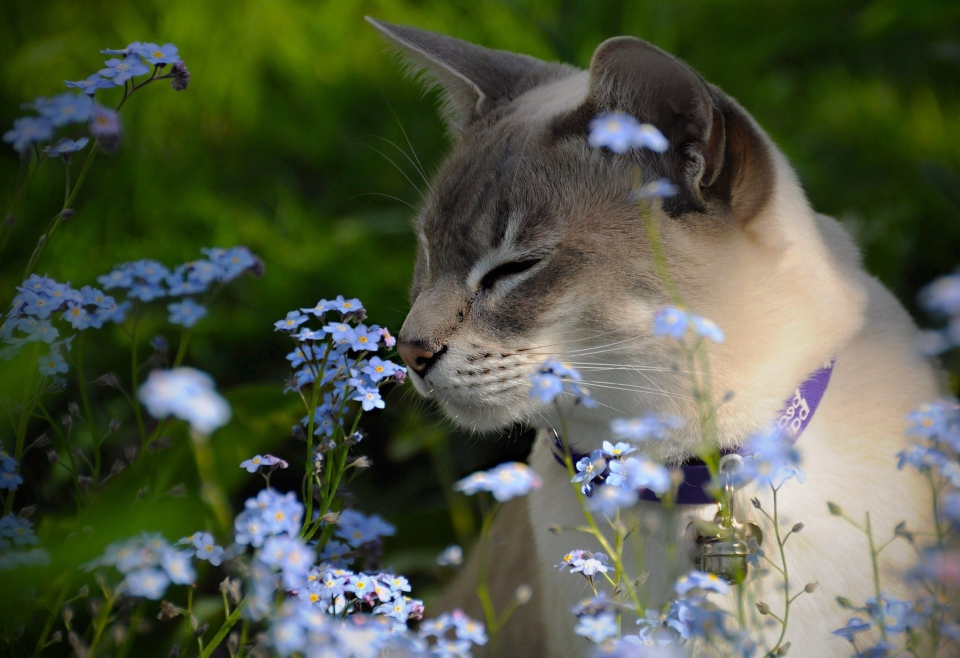
#> input picture Tasks/img/cat.jpg, 1920 x 1315 px (shown at 1/2 size)
$ jupyter execute Primers.ipynb   (older library calls are emulated)
#> lines starting #> are read from the running program, lines starting #| are printed output that depends on the picture
# Примеры лабораторной работы

#### Задание 6.1.
Создать файл с зашумлением изображения шумом типа соль-перец.

[cell 1]
import cv2
import numpy as np
import random
from matplotlib import pyplot as plt

[cell 2]
# Создаем 3 возможных цвета - красный, зеленый и синий
red, green, blue = (255, 0, 0), (0, 255, 0), (0, 0, 255)
rgb = [red, green, blue] # Помещаем их в кортеж

[cell 3]
# Создаем функцию с параметрами (<наше изображение>,<вероятность зашумления>)
def sp_noise(image, prob):
    # Создаем массив нулей такого же размера и формата как исходное изображение
    output = np.zeros(image.shape, np.uint8)
    thres = 1- prob # Задаем порог
    for i in range(image.shape[0]):
        for j in range(image.shape[1]):
            rnd = random.random()
            if rnd > thres:
                # Задаем пикселю случайное значение из кортежа
                output[i][j] = random.choice(rgb)
            else:
                 # Иначе оставляем пиксель без изменения
                output[i][j] = image[i][j]
    return output

[cell 4]
image = cv2.imread('img/cat.jpg')
#> image is the input picture: shape (1315, 1920, 3); mean B, G, R 69.8, 90.2, 82.7
image = cv2.resize(image, (900, 600))
#> image: shape (600, 900, 3)

[cell 5]
# Применяем к нашему изображению image, созданную функцию sp_noise,
# где 0.3 - вероятность зашумления пикселя
noise_img = sp_noise(image, 0.3)
#> after the loop in sp_noise, `for i in range(image.shape[0]):`:
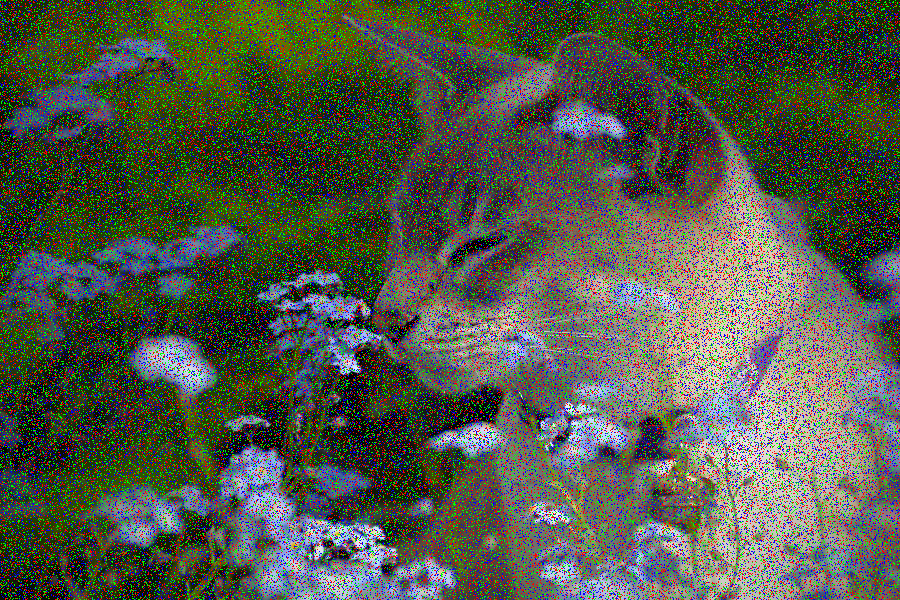
#> output: shape (600, 900, 3); mean B, G, R 74.2, 88.5, 83.3

# Объединяем оригинальное и зашумленное изображения
# в одно окно (для наглядности)
res = np.hstack((image, noise_img))

[cell 6]
plt.figure(figsize=(10, 10))
plt.axis('off')
plt.imshow(cv2.cvtColor(res, cv2.COLOR_BGR2RGB));

### Задание 6.2.
Провести сглаживание изображения с помощью функции cv2.filter2D(), используя ядро 5×5.

[cell 7]
img = cv2.imread('img/cat.jpg')

[cell 8]
kernel = np.ones((5, 5), np.float32) / 25
dst = cv2.filter2D(img, -1, kernel)

[cell 9]
plt.figure(figsize=(10, 10))
plt.subplot(121)
plt.imshow(cv2.cvtColor(img, cv2.COLOR_BGR2RGB))
plt.title('Original')
plt.axis('off')
plt.subplot(122)
plt.imshow(cv2.cvtColor(dst, cv2.COLOR_BGR2RGB))
plt.title('Averaging')
plt.axis('off')
plt.show();

### Задание 6.3.
Провести усреднение изображения с помощью функции cv2.blur(), используя ядро 5×5.

[cell 10]
img = cv2.imread('img/cat.jpg')

[cell 11]
blur = cv2.blur(img, (50, 20))

[cell 12]
plt.figure(figsize=(10, 10))
plt.subplot(121)
plt.imshow(cv2.cvtColor(img, cv2.COLOR_BGR2RGB))
plt.title('Original')
plt.axis('off')
plt.subplot(122)
plt.imshow(cv2.cvtColor(blur, cv2.COLOR_BGR2RGB))
plt.title('Blurred')
plt.axis('off')
plt.show();

### Задание 6.4.
Добавить к исходному изображению 20−30% шума. Провести фильтрацию изображения по Гауссу, используя ядро 10×10.

[cell 13]
img = cv2.imread('img/cat.jpg')

[cell 14]
blur = cv2.GaussianBlur(img, (5, 5), 20)

[cell 15]
plt.figure(figsize=(10, 10))
plt.subplot(121)
plt.imshow(cv2.cvtColor(img, cv2.COLOR_BGR2RGB))
plt.title('Original')
plt.axis('off')
plt.xticks([]), plt.yticks([])
plt.subplot(122)
plt.imshow(cv2.cvtColor(blur, cv2.COLOR_BGR2RGB))
plt.title('Blurred')
plt.axis('off')
plt.show();

### Задание 6.5.
Добавить к исходному изображению 20–50% шума. Провести медианную фильтрацию изображения, используя ядро 5x5.

[cell 16]
img = cv2.imread('img/face.png')
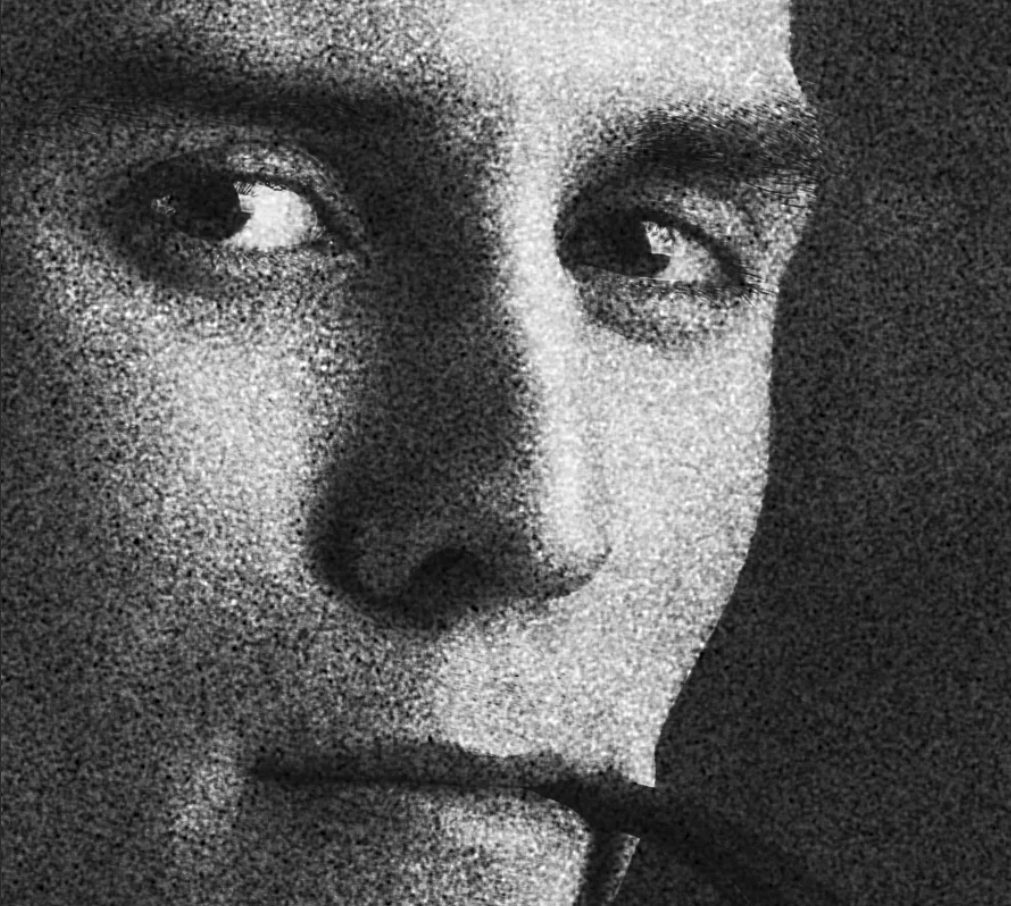
#> input picture Tasks/img/face.png, 1011 x 906 px
#> img is the input picture: shape (906, 1011, 3); mean B, G, R 90.8, 90.8, 90.8

[cell 17]
median = cv2.medianBlur(img,13)

[cell 18]
plt.figure(figsize=(10, 10))
plt.subplot(121),plt.imshow(img), plt.title('Original')
plt.axis('off')
plt.subplot(122),plt.imshow(median), plt.title('Blurred')
plt.axis('off')
plt.show();
#> figure, not shown here; B, G, R data is drawn as R, G, B

### Задание 6.6.
Создать файл с изображением, в котором обязательно присутствуют вертикальные и горизонтальные линии. С помощью оператора Собеля обнаружить и выделить эти линии.

[cell 19]
img = cv2.imread('img/build.jpeg', 0)
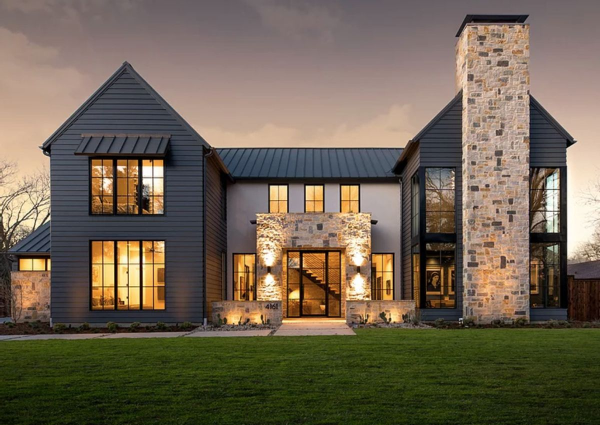
#> input picture Tasks/img/build.jpeg, 1200 x 850 px (shown at 1/2 size)
#> img: shape (850, 1200); min 0, max 255, mean 100.8
img = cv2.resize(img, (900, 600))
#> img: shape (600, 900)

[cell 20]
# Функция Собеля для вычисления вертикальных линий
sobel_vertical = cv2.Sobel(img, cv2.CV_64F, 1, 0, ksize=5)

# То же самое, но 0, 1 означает, что теперь берем производную по y
sobel_horizontal = cv2.Sobel(img, cv2.CV_64F, 0, 1, ksize=5)

[cell 21]
plt.figure(figsize=(10, 10))
plt.subplot(131),plt.imshow(img, cmap = 'gray'), plt.title('Original')
plt.axis('off')

plt.subplot(132),plt.imshow(sobel_vertical, cmap = 'gray'), plt.title('sobel_vertical')
plt.axis('off')

plt.subplot(133),plt.imshow(sobel_horizontal, cmap = 'gray'), plt.title('sobel_horizontal')
plt.axis('off')

plt.show();

### Задание 6.7.
Сравнить оба способа для горизонтального фильтра Собела с преобразованием в cv2.CV_8U и без него.

[cell 22]
img = cv2.imread('img/build.jpeg', 0)

[cell 23]
# Output dtype = cv2.CV_8U
sobelx8u = cv2.Sobel(img,cv2.CV_8U,1,0,ksize=5)

# Output dtype = cv2.CV_64F.
sobelx64f = cv2.Sobel(img,cv2.CV_64F,1,0,ksize=5)
abs_sobel64f = np.absolute(sobelx64f)
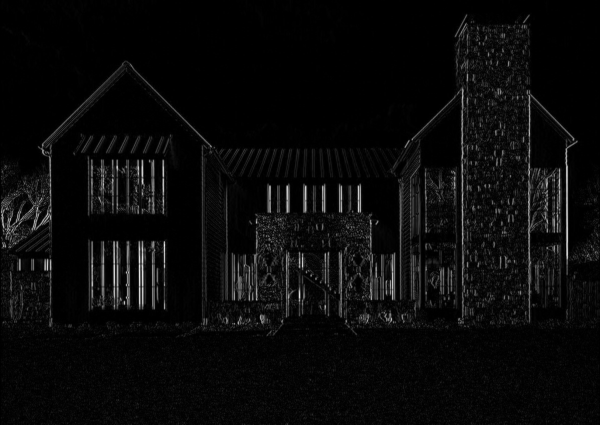
#> abs_sobel64f: shape (850, 1200) float64 (shown at 1/2 size); min 0, max 9922, mean 411.2; drawn with min black and max white
sobel_8u = np.uint8(abs_sobel64f)
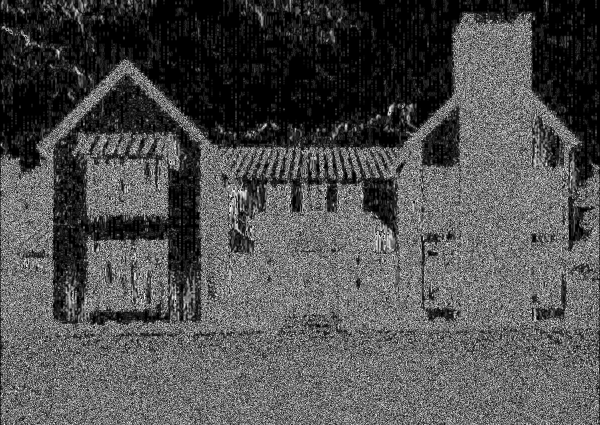
#> sobel_8u: shape (850, 1200) (shown at 1/2 size); min 0, max 255, mean 79.4

[cell 24]
plt.figure(figsize=(10, 10))
plt.subplot(131),plt.imshow(img, cmap = 'gray'), plt.title('Original')
plt.axis('off')

plt.subplot(132),plt.imshow(sobelx8u, cmap = 'gray'), plt.title('Sobel CV_8U')
plt.axis('off')

plt.subplot(133),plt.imshow(sobel_8u, cmap = 'gray'), plt.title('Sobel abs(CV_64F)')
plt.axis('off')

plt.show();

### Задание 6.8.
Создать файл с изображением, который обязательно содержит вертикальные и горизонтальные линии. С помощью оператора Превитта обнаружить и выделить эти линии.

[cell 25]
img = cv2.imread('img/build.jpeg', 0)
img = cv2.resize(img, (900, 600))

[cell 26]
xkernel = np.array([[-1, -1, -1], [0, 0, 0], [1, 1, 1]]) # Создаем ядро (маску) для x
ykernel = np.array([[-1, 0, 1], [-1, 0, 1], [-1, 0, 1]]) # Создаем ядро (маску) для Y

[cell 27]
# Функция соединения изображения с ядром
img_prewittx = cv2.filter2D(img, -1, xkernel)
img_prewitty = cv2.filter2D(img, -1, ykernel)
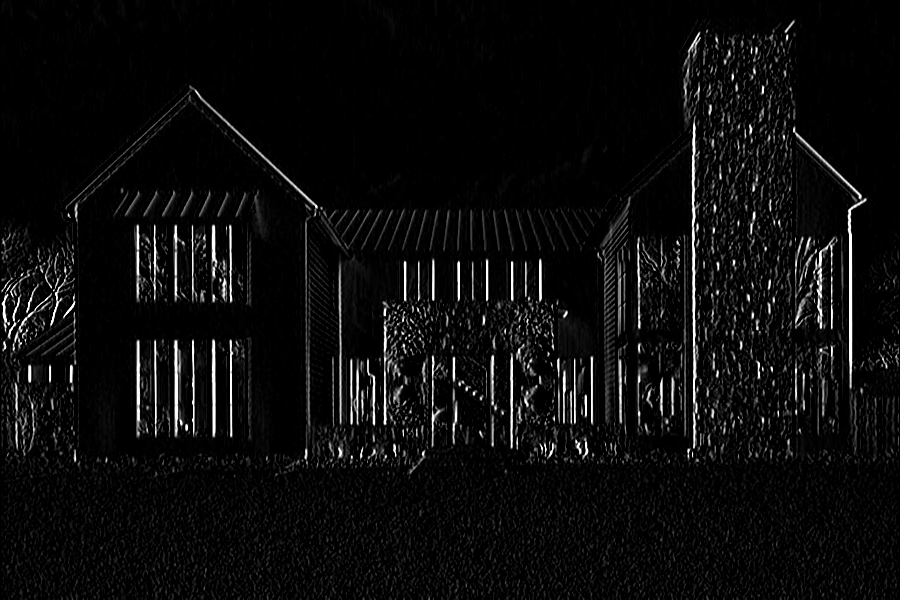
#> img_prewitty: shape (600, 900); min 0, max 255, mean 11.9

[cell 28]
plt.figure(figsize=(10, 10))
plt.subplot(121),plt.imshow(img_prewittx, cmap = 'gray'), plt.title('img_prewittx')
plt.axis('off')

plt.subplot(122),plt.imshow(img_prewitty, cmap = 'gray'), plt.title('img_prewitty')
plt.axis('off')

plt.show();

### Задание 6.9.
Используя оператор Робертса, выделить линии на изображении.

[cell 29]
img = cv2.imread('img/build.jpeg', 0)
img = cv2.resize(img, (900, 600))

[cell 30]
kernel1 = np.array([[1, 0], [0, 1]])
kernel2 = np.array ([[0, 1],[0, 1]])

[cell 31]
img_robx = cv2.filter2D(img, -1, kernel1)
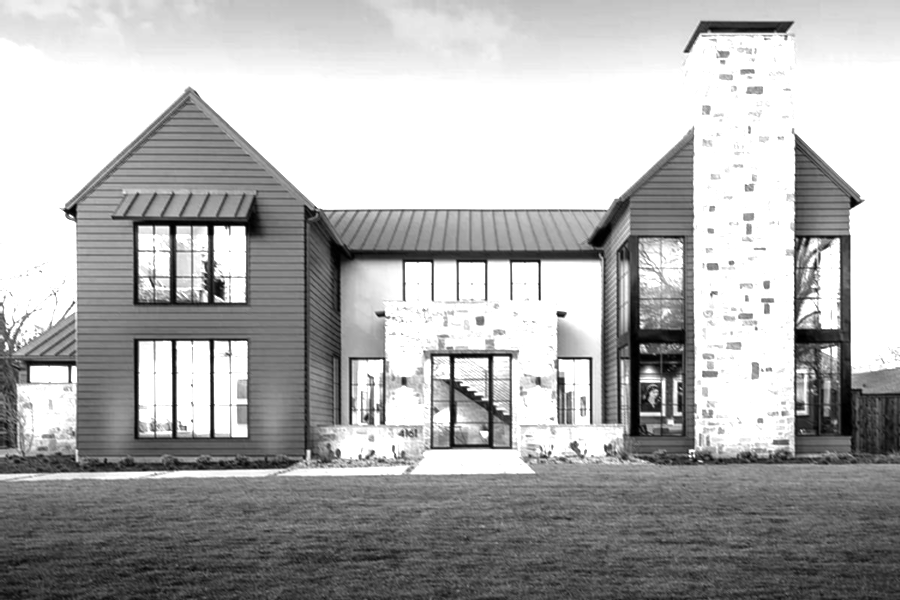
#> img_robx: shape (600, 900); min 0, max 255, mean 174.5
img_roby = cv2.filter2D(img, -1, kernel2)

output_image = img_robx + img_roby
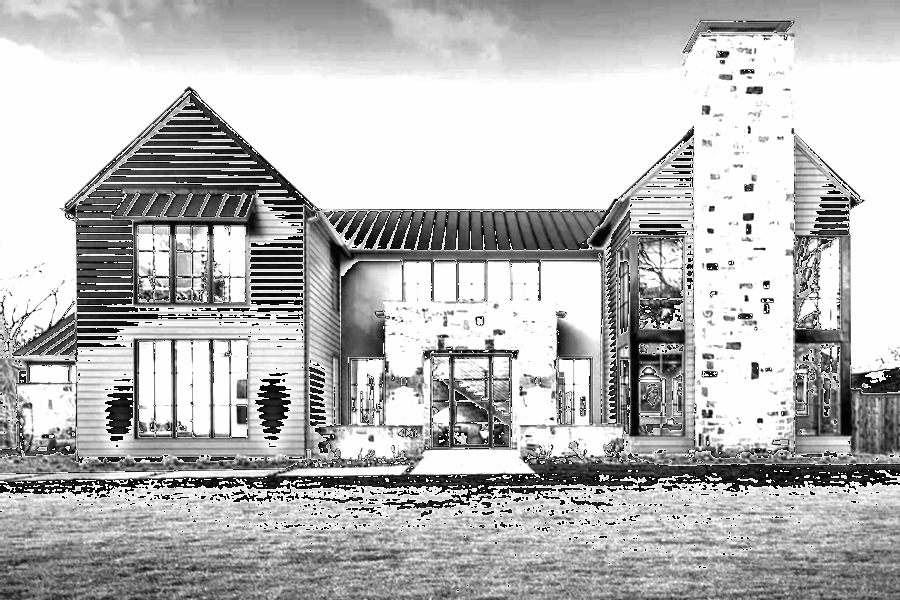
#> output_image: shape (600, 900); min 0, max 255, mean 184

[cell 32]
plt.imshow(output_image, cmap = 'gray'), plt.title('output_image')
plt.axis('off')
plt.show();

### Задание 6.10.
Создать файл с изображением, в котором присутствуют перепады изображения. С помощью оператора Лапласа обнаружить и выделить эти перепады.

[cell 33]
laplacian = cv2.Laplacian(img, cv2.CV_64F)
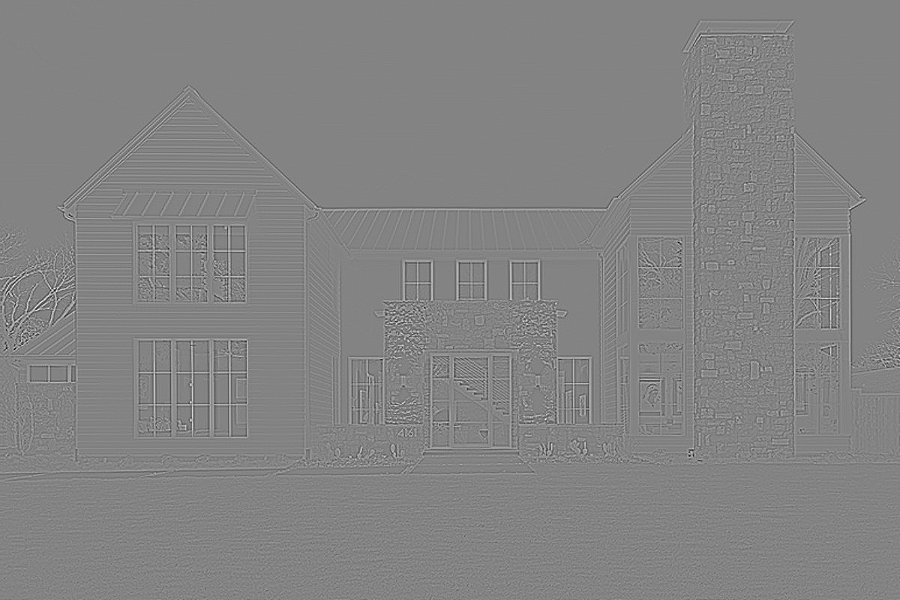
#> laplacian: shape (600, 900) float64; min -308, max 289, mean 0; drawn with min black and max white

[cell 34]
plt.figure(figsize=(10, 10))
plt.subplot(121),plt.imshow(img, cmap = 'gray'), plt.title('Original')
plt.axis('off')

plt.subplot(122),plt.imshow(laplacian, cmap = 'gray'), plt.title('Laplacian')
plt.axis('off')

plt.show();
